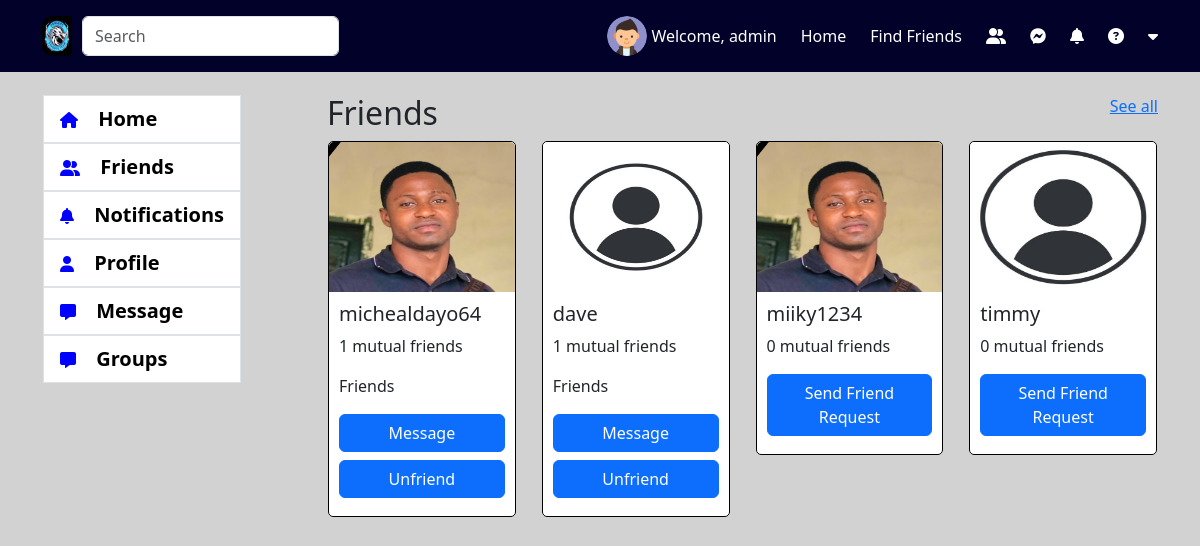
Before: /friend/ (signed in) with the older database file.
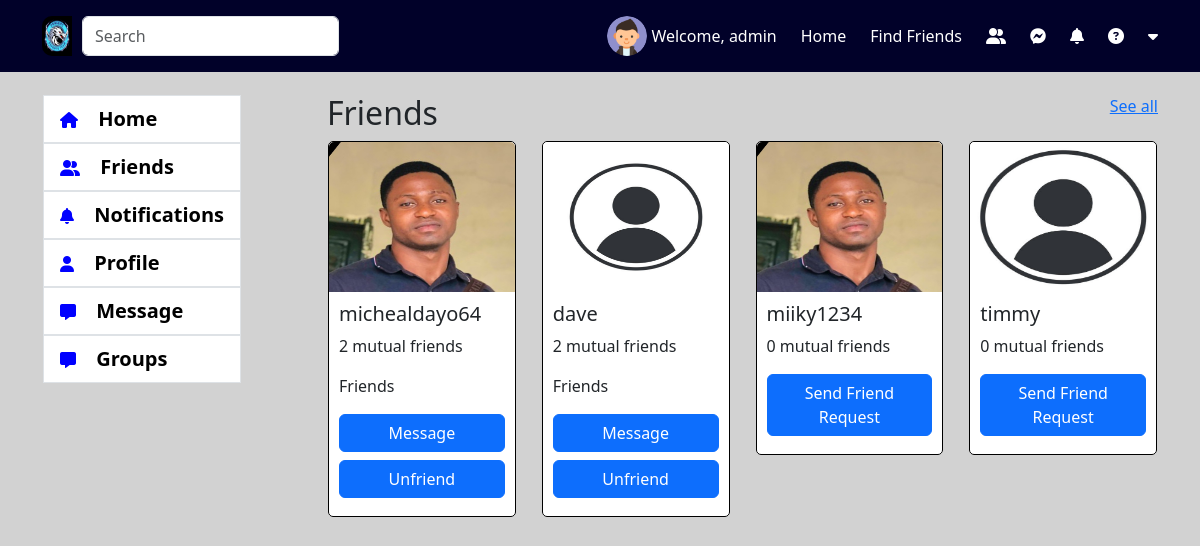
After: the same page with the newer database file.
### account/models.py (models this page shows, shortened)
class Accounts(AbstractBaseUser):
    email = models.EmailField(verbose_name="email", max_length=60, unique=True)
    username = models.CharField(max_length=30, unique=True)
    first_name = models.CharField(max_length=30, null=True, blank=True)
    last_name = models.CharField(max_length=30, null=True, blank=True)
    date_joined = models.DateTimeField(
        verbose_name='date joined', auto_now_add=True)
    last_login = models.DateTimeField(verbose_name='last login', auto_now=True)
    is_admin = models.BooleanField(default=False)
    is_active = models.BooleanField(default=True)
    is_staff = models.BooleanField(default=False)
    is_superuser = models.BooleanField(default=False)
    profile_image = models.ImageField(max_length=255, upload_to=get_profile_image_filepath,
                                      null=True, blank=True, default=get_default_profile_image)
    hide_email = models.BooleanField(default=True)
    uid = models.CharField(max_length=225, blank=True, null=True)
    USERNAME_FIELD = 'email'
    REQUIRED_FIELDS = ['username']
    objects = MyAccountManager()

### friend_app/views.py (the view)
# urls.py: path('', friend_index, name='friend-index'),
def friend_index(request):
    user = request.user
    context = {}
    if user.is_authenticated:
        user_id = user.id
        all_user = Accounts.objects.exclude(id=user_id)
        accounts = []
        for account in all_user:
            try:
                auth_user_friend_list = FriendsList.objects.get(user=account)
                friends = auth_user_friend_list.friends.all()
            except FriendsList.DoesNotExist:
                auth_user_friend_list = FriendsList(user=account)
                auth_user_friend_list.save()
            if friends.filter(pk=user.id):
                is_friend = True
            else:
                is_friend = False
            request_sent = FriendRequestStatus.NO_REQUEST_SENT.value
            pending_friend_request_id = None
            if get_friend_request_or_false(sender=account, reciever=user) != False:
                request_sent = FriendRequestStatus.THEM_SENT_TO_YOU.value
                pending_friend_request_id = get_friend_request_or_false(
                    sender=account, reciever=user
                ).id
            elif get_friend_request_or_false(sender=user, reciever=account) != False:
                request_sent = FriendRequestStatus.YOU_SENT_TO_THEM.value
            else:
                request_sent = FriendRequestStatus.NO_REQUEST_SENT.value
            accounts.append(
                (account, is_friend, auth_user_friend_list.friends.all().count(), request_sent, pending_friend_request_id))
        context = {
            'accounts': accounts
        }
        return render(request, 'friend_app/friend.html', context)
    else:
        print("User not authenticated")
    return render(request, 'friend_app/friend.html', context)

### account/views.py (called while the page is built)
def get_tokens_for_user(user):
    refresh = RefreshToken.for_user(user)
    return {
        'token': {
            'refresh': str(refresh),
            'access': str(refresh.access_token),
        },
        'msg': 'Login Successfully'
    }

### friend_app/utils.py (called while the page is built)
def get_friend_request_or_false(sender, reciever):
    try:
        return FriendRequest.objects.get(sender = sender, reciever = reciever, is_active = True)
    except FriendRequest.DoesNotExist:
        return False

### notification_app/context_processors.py (called while the page is built)
def get_user_token(request):
    user = request.user
    return {'user_access_token': get_tokens_for_user(user)['token']['access']}

### friend_app/templates/friend_app/friend.html (shortened to what this page needs)
{% extends 'base.html' %}
{% load static %}
{% block content %}
<br>
    <div class="row">
      <div class="col-12 col-md-3 friend-left-container">
        {% include 'snippets/left-menu.html' %}
      </div>
      <div class="col-12 col-md-9 mx-auto">
        <div class="row">
            <div class="d-flex justify-content-between">
              <h2>Friends</h2>
              <a href="#">See all</a>
            </div>
        </div>
        <div class="row pb-2">
          {% for account in accounts %}
          <div class="col-6 col-sm-4 col-md-3">
            <div class="card">
              <div class="all-friend">
                <a href="{% url 'friend-detail' account.0.pk %}"><img src="{{ account.0.profile_image.url }}" alt="" srcset=""></a>
                <div class="user-detail">
                  <h5>{{ account.0.username }}</h5>
                  {% if account.1 == True %}
                    <p>{{ account.2 }} mutual friends</p>
                    <p>Friends</p>
                    <a href="" class="btn btn-primary w-100 mb-2" onclick="createOrReturnPrivateChat('{{ account.0.id }}')">Message</a>
                    <a href="{% url 'remove_friend' account.0.id %}" class="btn btn-primary w-100 mb-2">Unfriend</a>
                  {% else %}
                    <p>{{ account.2 }} mutual friends</p>
                    {% if account.3 == 0 %}
                      <a href="{% url 'accept-friend-request' account.4 %}" class="btn btn-primary w-100 mb-2">Accept Request</a>
                      <a href="{% url 'decline-friend-request' account.4 %}" class="btn btn-secondary w-100 mb-2">Decline Request</a>
                    {% elif account.3 == 1 %}
                      <a href="{% url 'cancel_friend_request' account.0.id %}" class="btn btn-secondary w-100 mb-2">Cancel</a>
                    {% else %}
                      <a href="{% url 'send-friend-request' account.0.id %}" class="btn btn-primary w-100 mb-2">Send Friend Request</a>
                    {% endif %}
                  {% endif %}
                </div>
              </div>
            </div>
          </div>
          {% endfor %}
        </div>
      </div>
    </div>
{% endblock %}

Changed rows visible on the page:
changed Accounts "michealdayo64": account "1" → "2"
changed Accounts "dave": account "1" → "2"
